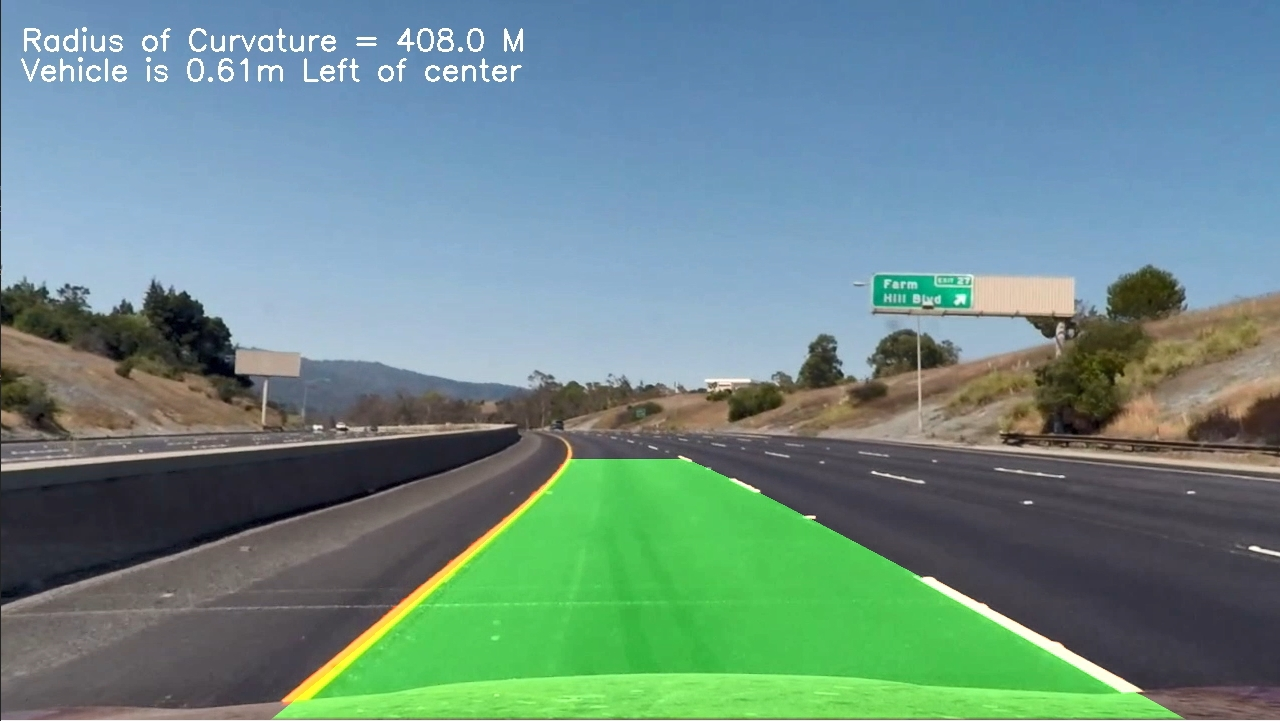
#> input picture example.jpg, 1280 x 721 px
$ python -i edge_detection.py   (imports and definitions only)   (older library calls are emulated)
#> lines starting #> are read from the running program, lines starting #| are printed output that depends on the picture; after the words box and inside, x2 and y2 are one past the last pixel; in counts of white or black regions, pixels touching at a corner belong together
### helper.py
import os
import pickle
import sys

import cv2
import numpy as np


class Error(Exception):
    pass


# [80 lines left out: functions write_text, perspective_tf, warped_img, save_pickle, hist, not called in this run]


def channel_Isolate(image, channel):
    # Takes in only RBG images
#> called with channel = 'R'
    if channel == 'R':
        return image[:, :, 0]
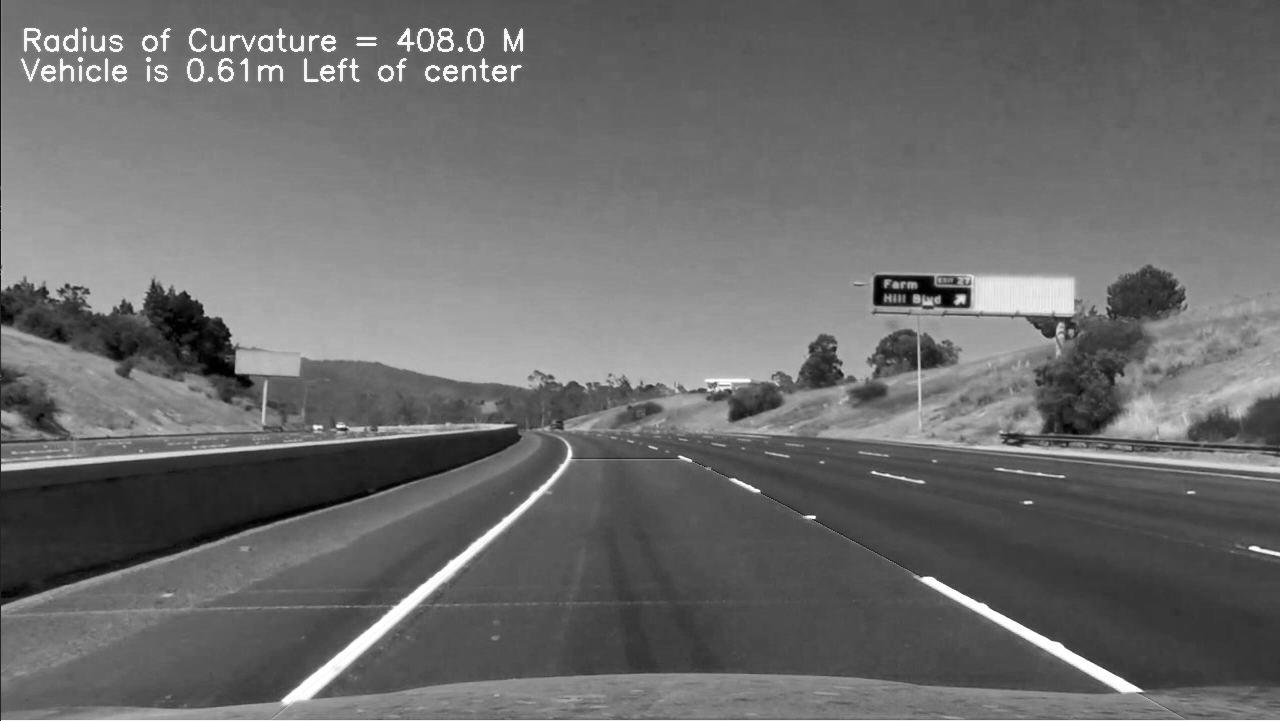
#> returned value: shape (721, 1280); min 0, max 255, mean 108

    elif channel == 'G':
        return image[:, :, 1]

    elif channel == 'B':
        return image[:, :, 2]

    elif channel == 'H':
        HSV = cv2.cvtColor(image, cv2.COLOR_RGB2HSV)
        return HSV[:, :, 0]

    elif channel == 'S':
        HSV = cv2.cvtColor(image, cv2.COLOR_RGB2HSV)
        return HSV[:, :, 1]

    elif channel == 'V':
        HSV = cv2.cvtColor(image, cv2.COLOR_RGB2HSV)
        return HSV[:, :, 2]

    elif channel == 'L':
        HLS = cv2.cvtColor(image, cv2.COLOR_RGB2HLS)
        return HLS[:, :, 1]

    elif channel == 'Cb':
        YCrCb = cv2.cvtColor(image, cv2.COLOR_RGB2YCrCb)
        return YCrCb[:, :, 2]

    elif channel == 'U':
        LUV = cv2.cvtColor(image, cv2.COLOR_RGB2Lab)
        return LUV[:, :, 2]

    else:
        raise ValueError("Channel must be either R, G, B, H, S, V, L, Cb, U")


def threshold_channel(channel, thresh):
#> called with thresh = (220, 255)
    retval, binary = cv2.threshold(channel.astype('uint8'), thresh[0], thresh[1], cv2.THRESH_BINARY)
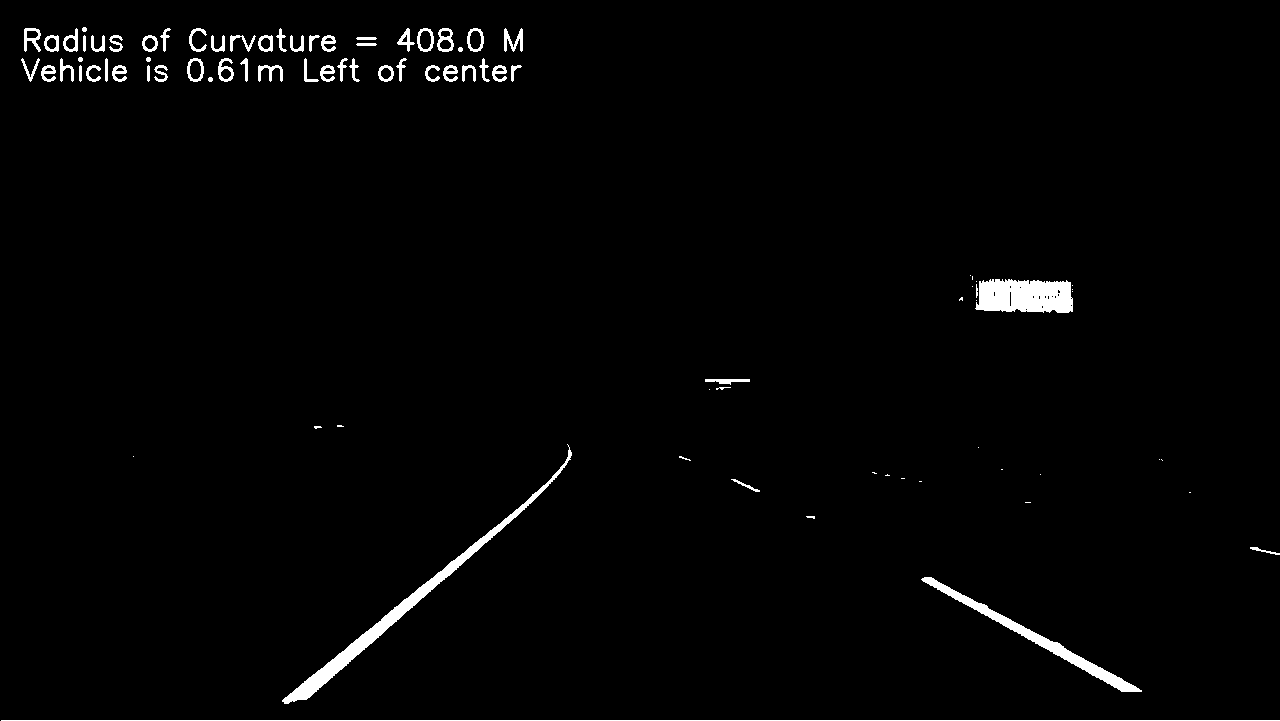
#> binary: shape (721, 1280); 1.8% white; 88 white regions (25 under 20 px), largest, box (x1, y1, x2, y2) and area: (282, 444, 572, 704) 3500, (975, 279, 1073, 313) 2823, (921, 577, 1142, 692) 2207
#> retval = 220
    return binary

### edge_detection.py
import sys

import cv2
import numpy as np

from helper import hist, threshold_channel, channel_Isolate


# [56 lines left out: functions sobel, sv_edges, not called in this run]


def apply_edge_detection(img):
    """
    apply edge detection on given image

    :param img: source image
    :return: binary image with edges detected
    """


    red_threshed = threshold_channel(channel_Isolate(img, 'R'), (220, 255))
    V_threshed = threshold_channel(channel_Isolate(img, 'V'), (220, 255))
#> call 2 of channel_Isolate, with channel = 'V'
#> in channel_Isolate (call 2), `HSV = cv2.cvtColor(image, cv2.COLOR_RGB2HSV)`: HSV: shape (721, 1280, 3); mean H, S, V 86.4, 86, 158.9
#> in channel_Isolate (call 2), `return HSV[:, :, 2]`:
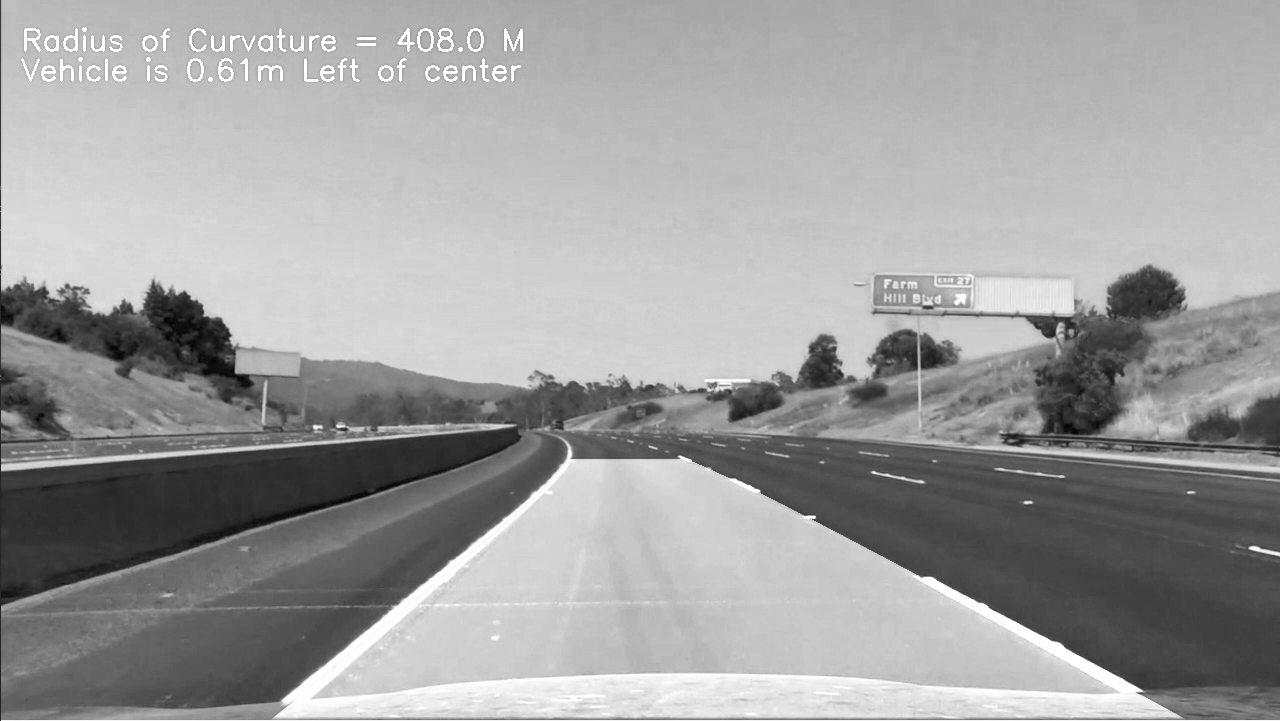
#> returned value: shape (721, 1280); min 2, max 255, mean 158.9
#> in threshold_channel (call 2), `retval, binary = cv2.threshold(channel.astype('uint8'), thresh[0], thr..`: binary: shape (721, 1280); 4.8% white; 268 white regions (187 under 20 px), largest, box (x1, y1, x2, y2) and area: (275, 444, 1178, 718) 32342, (975, 279, 1073, 313) 2823, (1, 720, 1280, 721) 1279
    HSV = cv2.cvtColor(img, cv2.COLOR_RGB2HSV)
    yellow = cv2.inRange(HSV, (20, 100, 100), (50, 255, 255))
#> yellow: shape (721, 1280); 1.2% white; 102 white regions (90 under 20 px), largest, box (x1, y1, x2, y2) and area: (286, 457, 574, 707) 4433, (1116, 312, 1262, 401) 3684, (949, 371, 1042, 408) 1278

    sensitivity_1 = 68
    white = cv2.inRange(HSV, (0, 0, 255 - sensitivity_1), (255, 20, 255))
#> white: shape (721, 1280); 0.98% white; 187 white regions (121 under 20 px), largest, box (x1, y1, x2, y2) and area: (1, 720, 1280, 721) 1279, (701, 376, 752, 389) 269, (961, 599, 1008, 625) 219

    sensitivity_2 = 60
    HSL = cv2.cvtColor(img, cv2.COLOR_RGB2HLS)
#> HSL: shape (721, 1280, 3); mean of channels 0, 1, 2 86.4, 129.8, 80.6
    white_2 = cv2.inRange(HSL, (0, 255 - sensitivity_2, 0), (255, 255, sensitivity_2))
#> white_2: shape (721, 1280); 0.26% white in thin lines or dots

    white_3 = cv2.inRange(img, (200, 200, 200), (255, 255, 255))
#> white_3: shape (721, 1280); 1.1% white; 104 white regions (43 under 20 px), largest, box (x1, y1, x2, y2) and area: (921, 577, 1141, 692) 2171, (1, 720, 1280, 721) 1279, (504, 28, 523, 52) 231

    bit_layer = red_threshed | V_threshed | yellow | white | white_2 | white_3
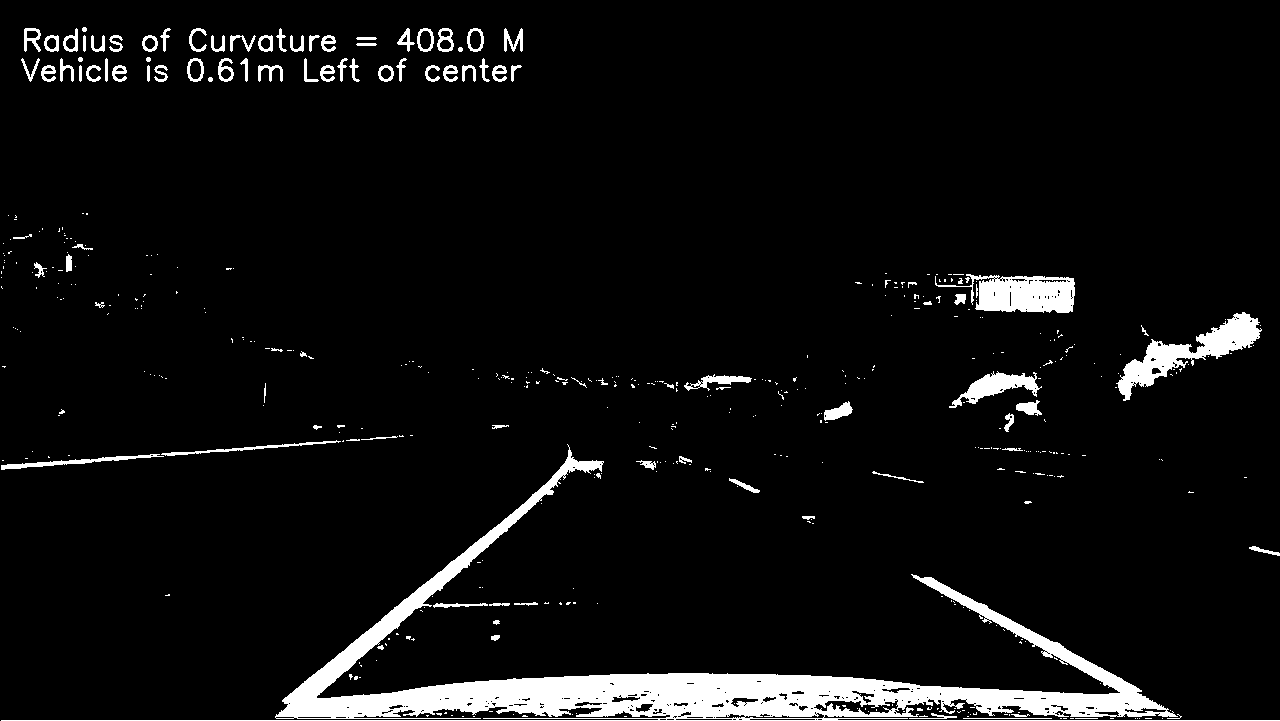
#> bit_layer: shape (721, 1280); 5.9% white; 485 white regions (383 under 20 px), largest, box (x1, y1, x2, y2) and area: (1, 444, 1280, 721) 34786, (1116, 312, 1262, 401) 3684, (935, 274, 1075, 313) 3312
    return bit_layer


# [109 lines left out: functions sliding_window, search_around_poly, not called in this run]

>>> import cv2
>>> picture = cv2.cvtColor(cv2.imread('example.jpg'), cv2.COLOR_BGR2RGB)
>>> result = apply_edge_detection(picture)
